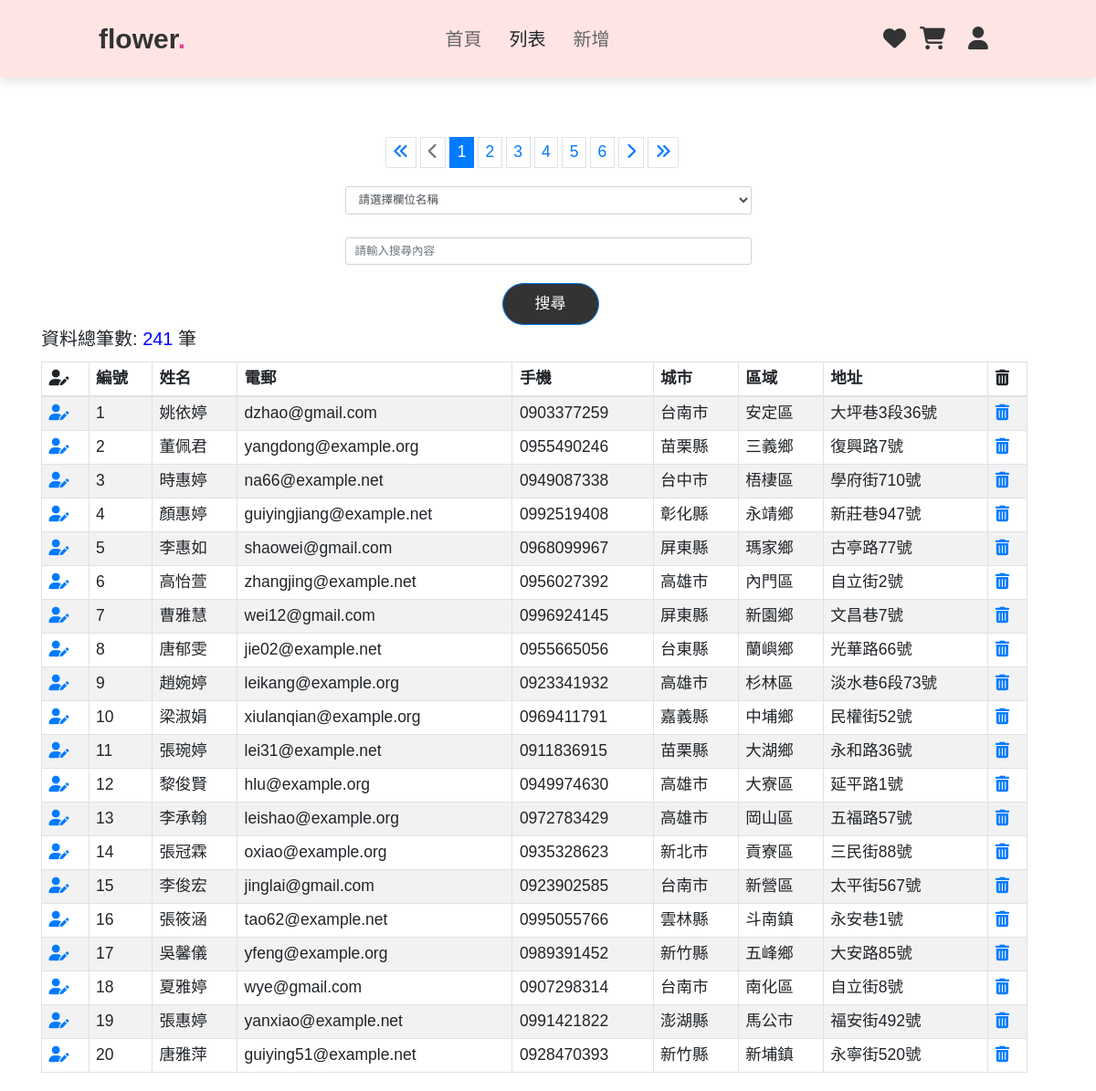
/pages/member/list.php, run on the app's committed database.
### tables this page shows
CREATE TABLE `member` (
  `member_id` int(11) NOT NULL,
  `name` varchar(100) NOT NULL,
  `email` varchar(100) NOT NULL,
  `join_date` date NOT NULL,
  `password` varchar(255) NOT NULL,
  `phone` varchar(20) NOT NULL,
  `city` varchar(20) DEFAULT NULL,
  `address` varchar(100) DEFAULT NULL,
  `district` varchar(100) DEFAULT NULL
);

### pages/member/list.php (the view, shortened to what this page needs)
<?php
require '../parts/db_connect.php';
$perPage = 20;
$page = isset($_GET['page']) ? intval($_GET['page']) : 1;
$searchField = isset($_GET['search-field']) ? $_GET['search-field'] : '';
$searchQuery = isset($_GET['search-query']) ? $_GET['search-query'] : '';
$allowedFields = ['name', 'email', 'phone', 'city', 'district', 'address'];
if (!in_array($searchField, $allowedFields)) {
    $searchField = 'name';
}
$t_sql = "SELECT COUNT(1) FROM member";
$sql = "SELECT * FROM member";
$sql .= " ORDER BY member_id ASC";
$sql .= " LIMIT ?, ?";
$stmt = $pdo->prepare($t_sql);
$stmt->execute();
$totalRows = $stmt->fetch(PDO::FETCH_NUM)[0];
$totalPages = ceil($totalRows / $perPage);
$stmt = $pdo->prepare($sql);
$paramIndex = 1;
$stmt->bindValue($paramIndex++, ($page - 1) * $perPage, PDO::PARAM_INT);
$stmt->bindValue($paramIndex, $perPage, PDO::PARAM_INT);
$stmt->execute();
$rows = $stmt->fetchAll();
?>
<?php include __DIR__ . '/parts/html-head.php'  ?>
<?php include __DIR__ . '/parts/navbar.php'  ?>
<div class="container">
    <div class="row table h3">
        <div class="col pagination-container">
            <nav aria-label="Page navigation example">
                <ul class="pagination">
                    <li class="page-item">
                        <a class="page-link" href="?page=1&search-field=<?= htmlentities($searchField) ?>&search-query=<?= htmlentities($searchQuery) ?>">
                            <i class="fa-solid fa-angles-left"></i>
                        </a>
                    </li>
                    <li class="page-item <?= $page <= 1 ? 'disabled' : '' ?>">
                        <a class="page-link" href="?page=<?= max(1, $page - 1) ?>&search-field=<?= htmlentities($searchField) ?>&search-query=<?= htmlentities($searchQuery) ?>">
                            <i class="fa-solid fa-chevron-left"></i>
                        </a>
                    </li>
                    <?php for ($i = $page - 5; $i <= $page + 5; $i++) :
                        if ($i >= 1 and $i <= $totalPages) : ?>
                            <li class="page-item <?= $i == $page ? 'active' : '' ?>">
                                <a class="page-link" href="?page=<?= $i ?>&search-field=<?= htmlentities($searchField) ?>&search-query=<?= htmlentities($searchQuery) ?>"><?= $i ?></a>
                            </li>
                    <?php endif;
                    endfor; ?>
                    <li class="page-item <?= $page >= $totalPages ? 'disabled' : '' ?>">
                        <a class="page-link" href="?page=<?= min($totalPages, $page + 1) ?>&search-field=<?= htmlentities($searchField) ?>&search-query=<?= htmlentities($searchQuery) ?>">
                            <i class="fa-solid fa-chevron-right"></i>
                        </a>
                    </li>
                    <li class="page-item">
                        <a class="page-link" href="?page=<?= $totalPages ?>&search-field=<?= htmlentities($searchField) ?>&search-query=<?= htmlentities($searchQuery) ?>">
                            <i class="fa-solid fa-angles-right"></i>
                        </a>
                    </li>
                </ul>
            </nav>
        </div>
    </div>
    <div class="row">
        <div class="col-5 mx-auto text-center">
            <form action="?" method="get">
                <div class="form-group">
                    <select name="search-field" class="form-control form-control-lg">
                        <option value="" disabled selected>請選擇欄位名稱</option>
                    </select>
                </div>
                <div class="form-group">
                    <input type="text" class="form-control form-control-lg" id="search-query" name="search-query" placeholder="請輸入搜尋內容">
                </div>
                <button type="submit" class="btn btn-primary ml-2">搜尋</button>
            </form>
        </div>
    </div>
    <div class="row">
        <div class="col">
            <div id="total-results" class="mb-3 text-lg">
                <p>資料總筆數: <span id="total-count" class="blue-text"><?= $totalRows ?></span> 筆</p>
            </div>
        </div>
    </div>
    <div class="row table h3">
        <div class="col">
            <table class="table table-bordered table-striped">
                <thead>
                    <tr>
                        <th><i class="fa-solid fa-user-pen"></i></i></th>
                        <th>編號</th>
                        <th>姓名</th>
                        <th>電郵</th>
                        <th>手機</th>
                        <th>城市</th>
                        <th>區域</th>
                        <th>地址</th>
                        <th><i class="fa-solid fa-trash-can"></i></th>
                    </tr>
                </thead>
                <tbody>
                    <?php foreach ($rows as $r) : ?>
                        <tr>
                            <td>
                                <a href="edit.php?member_id=<?= $r['member_id'] ?>">
                                    <i class="fa-solid fa-user-pen"></i></i>
                                </a>
                            </td>
                            <td><?= $r['member_id'] ?></td>
                            <td><?= $r['name'] ?></td>
                            <td><?= $r['email'] ?></td>
                            <td><?= $r['phone'] ?></td>
                            <td><?= $r['city'] ?></td>
                            <td><?= $r['district'] ?></td>
                            <td><?= htmlentities($r['address']) ?></td>
                            <td>
                                <a href="javascript: delete_one(<?= $r['member_id'] ?>)">
                                    <i class="fa-solid fa-trash-can"></i>
                                </a>
                            </td>
                        </tr>
                    <?php endforeach ?>
                </tbody>
            </table>
        </div>
    </div>
</div>
<?php include __DIR__ . '/parts/html-foot.php'  ?>

### pages/member/css/style.css (style rules this page uses)
:root { --pink:#e84393; }
* { margin:0; padding:0; box-sizing: border-box; font-family: Verdana, Geneva, Tahoma, sans-serif; outline: none; border:none; text-decoration: none; text-transform: none; transition: .2s linear; }
html { font-size: 62.5%; scroll-behavior: smooth; scroll-padding-top: 6rem; overflow-x: hidden; }
.btn { display: inline-block; margin-top: 1rem; border-radius: 5rem; background:#333; color:#fff; padding:.9rem 3.5rem; cursor: pointer; font-size: 1.7rem; }

### pages/member/list.php (style rules this page uses)
.pagination-container { display: flex; justify-content: center; align-items: center; }
.container { margin-top: 15rem; }
.pagination li a { margin-right: 5px; }
.text-lg { font-size: 20px; }
.blue-text { color: blue; }

### data on the page
member: member_id "1", name "姚依婷", email "dzhao@gmail.com", phone "0903377259", city "台南市", district "安定區", address "大坪巷3段36號"
member: member_id "2", name "董佩君", email "yangdong@example.org", phone "0955490246", city "苗栗縣", district "三義鄉", address "復興路7號"
member: member_id "3", name "時惠婷", email "na66@example.net", phone "0949087338", city "台中市", district "梧棲區", address "學府街710號"
member: member_id "4", name "顏惠婷", email "guiyingjiang@example.net", phone "0992519408", city "彰化縣", district "永靖鄉", address "新莊巷947號"
member: member_id "5", name "李惠如", email "shaowei@gmail.com", phone "0968099967", city "屏東縣", district "瑪家鄉", address "古亭路77號"
member: member_id "6", name "高怡萱", email "zhangjing@example.net", phone "0956027392", city "高雄市", district "內門區", address "自立街2號"
member: member_id "7", name "曹雅慧", email "wei12@gmail.com", phone "0996924145", city "屏東縣", district "新園鄉", address "文昌巷7號"
member: member_id "8", name "唐郁雯", email "jie02@example.net", phone "0955665056", city "台東縣", district "蘭嶼鄉", address "光華路66號"
member: member_id "9", name "趙婉婷", email "leikang@example.org", phone "0923341932", city "高雄市", district "杉林區", address "淡水巷6段73號"
member: member_id "10", name "梁淑娟", email "xiulanqian@example.org", phone "0969411791", city "嘉義縣", district "中埔鄉", address "民權街52號"
member: member_id "11", name "張琬婷", email "lei31@example.net", phone "0911836915", city "苗栗縣", district "大湖鄉", address "永和路36號"
member: member_id "12", name "黎俊賢", email "hlu@example.org", phone "0949974630", city "高雄市", district "大寮區", address "延平路1號"
member: member_id "13", name "李承翰", email "leishao@example.org", phone "0972783429", city "高雄市", district "岡山區", address "五福路57號"
member: member_id "14", name "張冠霖", email "oxiao@example.org", phone "0935328623", city "新北市", district "貢寮區", address "三民街88號"
member: member_id "15", name "李俊宏", email "jinglai@gmail.com", phone "0923902585", city "台南市", district "新營區", address "太平街567號"
member: member_id "16", name "張筱涵", email "tao62@example.net", phone "0995055766", city "雲林縣", district "斗南鎮", address "永安巷1號"
member: member_id "17", name "吳馨儀", email "yfeng@example.org", phone "0989391452", city "新竹縣", district "五峰鄉", address "大安路85號"
member: member_id "18", name "夏雅婷", email "wye@gmail.com", phone "0907298314", city "台南市", district "南化區", address "自立街8號"
member: member_id "19", name "張惠婷", email "yanxiao@example.net", phone "0991421822", city "澎湖縣", district "馬公市", address "福安街492號"
member: member_id "20", name "唐雅萍", email "guiying51@example.net", phone "0928470393", city "新竹縣", district "新埔鎮", address "永寧街520號"

### other printed values
$totalRows "241"
